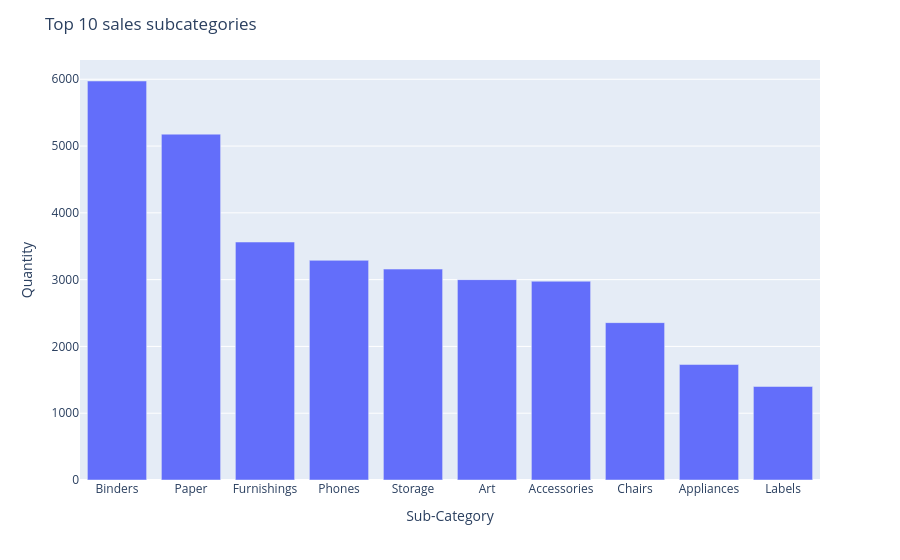

Here is the notebook cell this chart was saved with:
### Code cell
fig2 = px.bar(data_frame=most_sales_subcat, x='Sub-Category', y='Quantity')
fig2.update_layout(title="Top 10 sales subcategories")
fig2.show()

### Figure 1 — Plotly figure (JSON) as saved in the notebook; plotly's stock layout.template omitted (floating-point values rounded to 4 significant figures)
{"data": [{"alignmentgroup": "True", "hovertemplate": "Sub-Category=%{x}<br>Quantity=%{y}<extra></extra>", "legendgroup": "", "marker": {"color": "#636efa", "pattern": {"shape": ""}}, "name": "", "offsetgroup": "", "orientation": "v", "showlegend": false, "textposition": "auto", "type": "bar", "x": ["Binders", "Paper", "Furnishings", "Phones", "Storage", "Art", "Accessories", "Chairs", "Appliances", "Labels"], "xaxis": "x", "y": [5974, 5178, 3563, 3289, 3158, 3000, 2976, 2356, 1729, 1400], "yaxis": "y"}], "layout": {"barmode": "relative", "legend": {"tracegroupgap": 0}, "margin": {"t": 60}, "title": {"text": "Top 10 sales subcategories"}, "xaxis": {"anchor": "y", "domain": [0, 1], "title": {"text": "Sub-Category"}}, "yaxis": {"anchor": "x", "domain": [0, 1], "title": {"text": "Quantity"}}}}
